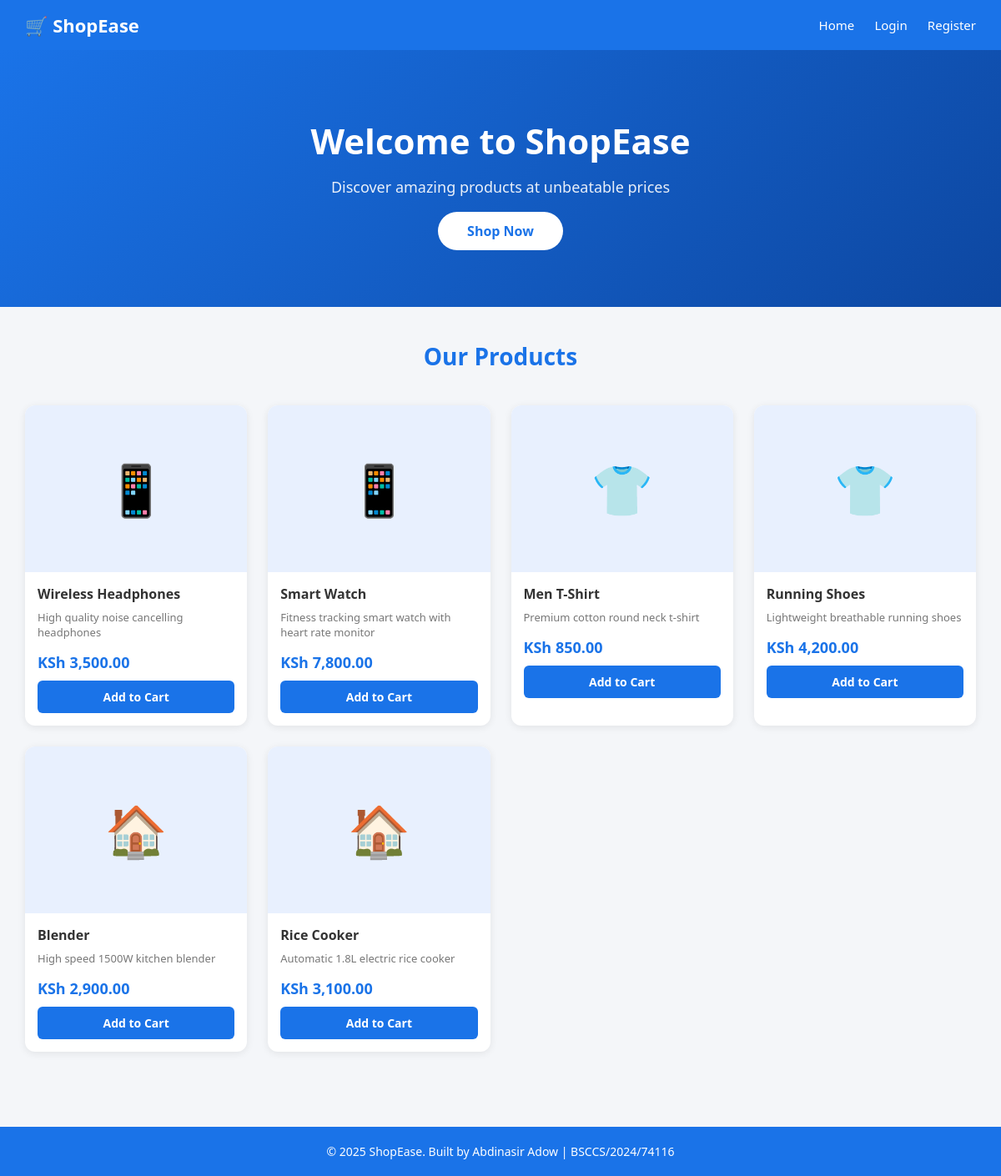
Page /Week3/index.php on the committed database.
### tables this page shows
CREATE TABLE products (
    id INT AUTO_INCREMENT PRIMARY KEY,
    name VARCHAR(150) NOT NULL,
    description TEXT,
    price DECIMAL(10,2) NOT NULL,
    image VARCHAR(255),
    category_id INT,
    created_at TIMESTAMP DEFAULT CURRENT_TIMESTAMP,
    FOREIGN KEY (category_id) REFERENCES categories(id)
);

CREATE TABLE categories (
    id INT AUTO_INCREMENT PRIMARY KEY,
    name VARCHAR(100) NOT NULL
);

### Week3/index.php (the view, shortened to what this page needs)
<?php
require_once 'config.php';
$result = mysqli_query($conn, "SELECT * FROM products LIMIT 6");
?>
<!DOCTYPE html>
<html lang="en">
<head>
    <link rel="stylesheet" href="css/style.css">
</head>
<body>
<div class="navbar">
    <a href="index.php" class="logo">🛒 ShopEase</a>
    <nav>
        <a href="index.php">Home</a>
        <a href="../week3/login.php">Login</a>
        <a href="../week3/register.php">Register</a>
    </nav>
</div>
<div class="hero">
    <h1>Welcome to ShopEase</h1>
    <p>Discover amazing products at unbeatable prices</p>
    <a href="#products">Shop Now</a>
</div>
<h2 class="section-title" id="products">Our Products</h2>
<div class="products-grid">
    <?php while($product = mysqli_fetch_assoc($result)): ?>
    <div class="product-card">
        <div style="background:#e8f0fe; height:200px; display:flex; align-items:center; justify-content:center;">
            <span style="font-size:60px;">
                <?php
                    $icons = ['Electronics'=>'📱','Clothing'=>'👕','Home & Kitchen'=>'🏠'];
                    $cat = mysqli_fetch_assoc(mysqli_query($conn, "SELECT name FROM categories WHERE id=".$product['category_id']));
                    echo $icons[$cat['name']] ?? '🛍️';
                ?>
            </span>
        </div>
        <div class="card-body">
            <h3><?php echo $product['name']; ?></h3>
            <p class="description"><?php echo $product['description']; ?></p>
            <p class="price">KSh <?php echo number_format($product['price'], 2); ?></p>
            <a href="../week3/login.php" class="btn btn-primary">Add to Cart</a>
        </div>
    </div>
    <?php endwhile; ?>
</div>
<footer>
    <p>&copy; 2025 ShopEase. Built by Abdinasir Adow | BSCCS/2024/74116</p>
</footer>
</body>
</html>

### Week3/Css/style.css (style rules this page uses)
* { margin: 0; padding: 0; box-sizing: border-box; }
body { font-family: 'Segoe UI', Tahoma, Geneva, Verdana, sans-serif; background-color: #f4f6f9; color: #333; }
.navbar { background-color: #1a73e8; padding: 15px 30px; display: flex; justify-content: space-between; align-items: center; }
.navbar .logo { color: white; font-size: 22px; font-weight: 700; text-decoration: none; }
.navbar nav a { color: white; text-decoration: none; margin-left: 20px; font-size: 15px; }
.hero { background: linear-gradient(135deg, #1a73e8, #0d47a1); color: white; text-align: center; padding: 80px 20px; }
.hero h1 { font-size: 42px; margin-bottom: 15px; }
.hero p { font-size: 18px; margin-bottom: 30px; opacity: 0.9; }
.hero a { background: white; color: #1a73e8; padding: 12px 35px; border-radius: 25px; text-decoration: none; font-weight: 600; font-size: 16px; }
.section-title { text-align: center; padding: 40px 20px 10px; font-size: 28px; color: #1a73e8; }
.products-grid { display: grid; grid-template-columns: repeat(auto-fill, minmax(250px, 1fr)); gap: 25px; padding: 30px; max-width: 1200px; margin: 0 auto; }
.product-card { background: white; border-radius: 12px; box-shadow: 0 2px 10px rgba(0,0,0,0.08); overflow: hidden; transition: transform 0.2s; }
.product-card .card-body { padding: 15px; }
.product-card h3 { font-size: 16px; margin-bottom: 8px; }
.product-card .price { color: #1a73e8; font-size: 18px; font-weight: 700; margin-bottom: 10px; }
.product-card .description { font-size: 13px; color: #777; margin-bottom: 15px; }
.btn { display: inline-block; padding: 10px 20px; border-radius: 6px; text-decoration: none; font-size: 14px; font-weight: 600; cursor: pointer; border: none; width: 100%; text-align: center; }
.btn-primary { background: #1a73e8; color: white; }
footer { background: #1a73e8; color: white; text-align: center; padding: 20px; margin-top: 60px; font-size: 14px; }

### rows in the picture
products: category.name "📱", name "Wireless Headphones", description "High quality noise cancelling headphones", price "3,500.00"
products: category.name "📱", name "Smart Watch", description "Fitness tracking smart watch with heart rate monitor", price "7,800.00"
products: category.name "👕", name "Men T-Shirt", description "Premium cotton round neck t-shirt", price "850.00"
products: category.name "👕", name "Running Shoes", description "Lightweight breathable running shoes", price "4,200.00"
products: category.name "🏠", name "Blender", description "High speed 1500W kitchen blender", price "2,900.00"
products: category.name "🏠", name "Rice Cooker", description "Automatic 1.8L electric rice cooker", price "3,100.00"
